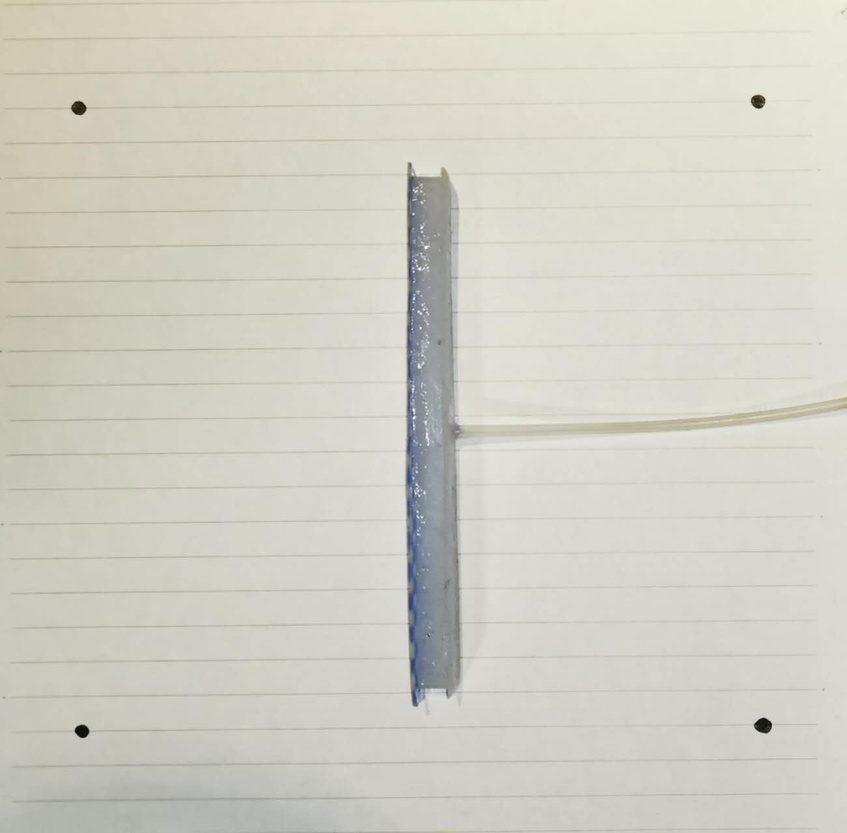
#> input picture codes/Corner4Dots.jpg, 847 x 833 px, shrunk from 1301 x 1280 before the run, found by its file name
$ python '图片的四角识别与拉伸.py'   (older library calls are emulated)
#> lines starting #> are read from the running program, lines starting #| are printed output that depends on the picture; after the words box and inside, x2 and y2 are one past the last pixel; in counts of white or black regions, pixels touching at a corner belong together
'''
Author: error: error: git config user.name & please set dead value or install git && error: git config user.email & please set dead value or install git & please set dead value or install git
Date: 2023-04-04 10:49:10
LastEditors: “Vehshanaan” 1959180242@qq.com
LastEditTime: 2023-04-04 18:52:07
FilePath: \Soft-Robotics-Coursework\codes\图片的四角识别与拉伸.py
Description:

Copyright (c) 2023 by ${git_name_email}, All Rights Reserved.
'''
import cv2 as cv
import numpy as np
import math

'''
description: 输入所有点的坐标,找到位于四角上的点
param {*} points 所有点
return {*} result 四角的点的坐标数组,处理为方便透视变换使用的格式.
'''
def find_corner_points(points):


    # 左上：x+y最小
    # 右上：x-y最大
    # 左下: y-x最大
    # 右下: x+y最大

    result = np.zeros((4,2),dtype=np.int)

    x_init = points[0][0]
    y_init = points[0][1]
    x_plus_y_max=x_init+y_init
    x_plus_y_min=x_init+y_init
    x_minus_y_max=x_init-y_init
    x_minus_y_min=x_init-y_init

    # 右下
    for point in points:
        x = point[0]
        y=point[1]
        if((x+y)>=x_plus_y_max):
            x_plus_y_max = (x+y)
            result[3] = [x,y]
    # 左上
        if((x+y)<=x_plus_y_min):
            x_plus_y_min = (x+y)
            result[0]=[x,y]
    # 右上
        if((x-y)>=x_minus_y_max):
            x_minus_y_max = (x-y)
            result[1]=[x,y]
    # 左下
        if((x-y)<=x_minus_y_min):
            x_minus_y_min = (x-y)
            result[2]=[x,y]
            print((x,y))
    return result


'''
description: 透视变换把四角拉伸到四角
param {*} corners 四个脚垫,内容参考上面的函数
param {*} img 待拉伸的原图像
return {*} 拉伸后的图像
'''
def stretch_image(corners,img):
    size = img.shape
    width = size[1]
    height=size[0]

    dst = np.float32([[0,0], [height, 0],
                      [0, width], [height, width]])
    temp = np.float32(corners)
    M = cv.getPerspectiveTransform(temp, dst)

    stretched_img = cv.warpPerspective(img, M, (width,height))

    return stretched_img

'''
description: 上述两个函数的二合一
param {*} img 原始实验图像
return {*} 正畸后图像
'''
# [62 lines left out: function remap, not called in this run]


img_path = "A:\OneDrive\MScRobotics\SR (Soft Robotics)\Soft-Robotics-Coursework\codes\Corner4Dots.jpg"

img = cv.imread(img_path)
#> img is the input picture: shape (833, 847, 3); mean B, G, R 197, 207.8, 209.3

grey = cv.cvtColor(img,cv.COLOR_BGR2GRAY)
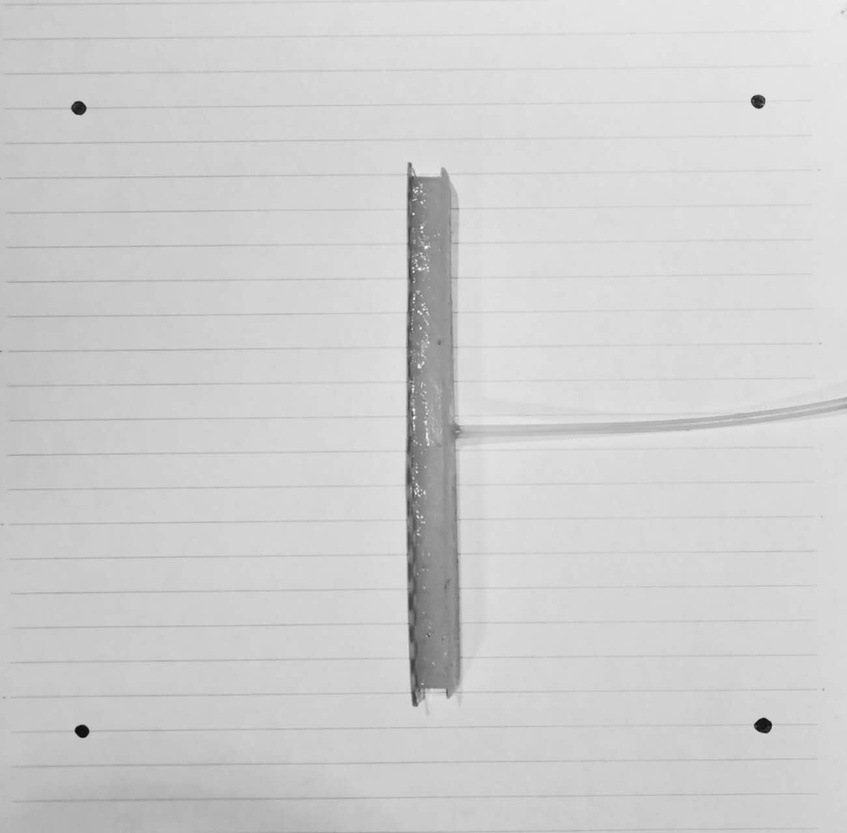
#> grey: shape (833, 847); min 2, max 255, mean 207

ret, thres = cv.threshold(grey, 0, 255, cv.THRESH_BINARY_INV+cv.THRESH_OTSU)
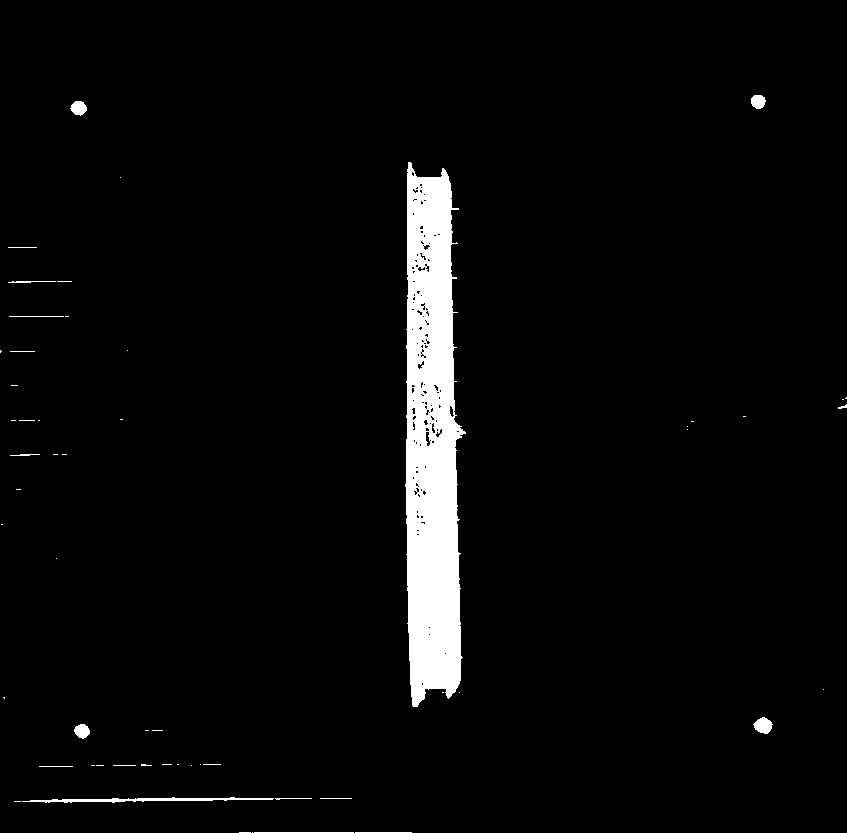
#> thres: shape (833, 847); 3.8% white; 56 white regions (38 under 20 px), largest, box (x1, y1, x2, y2) and area: (405, 162, 466, 707) 24766, (22, 797, 274, 803) 678, (753, 717, 773, 734) 229
#> ret = 173

kernel = np.ones((3,3),np.uint8)
opening = cv.morphologyEx(thres, cv.MORPH_OPEN,kernel,iterations=4)
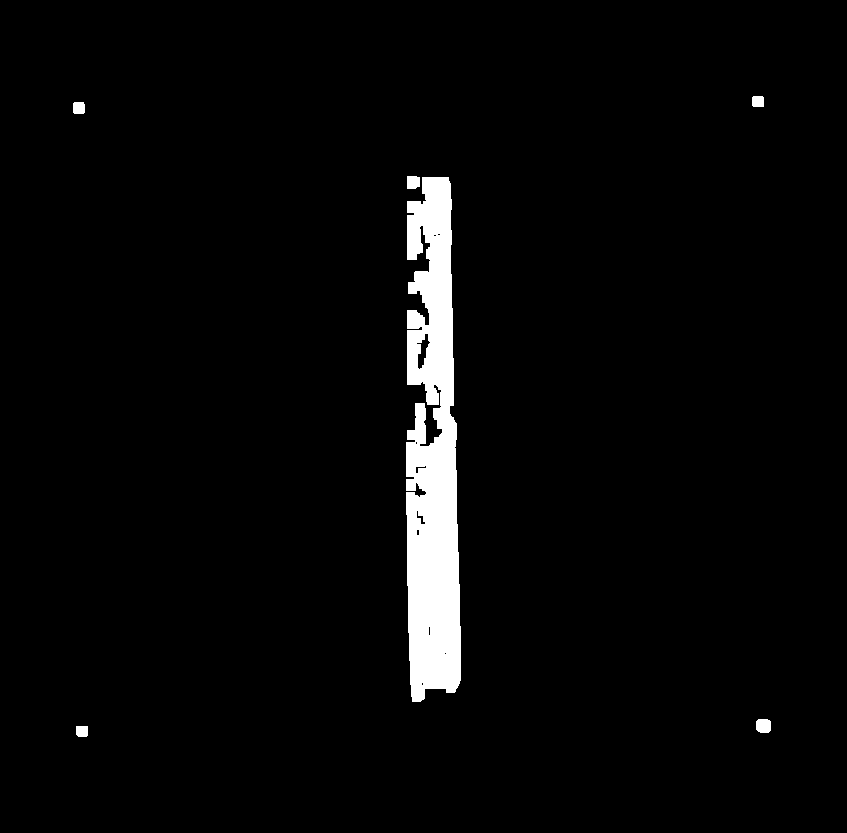
#> opening: shape (833, 847); 3.3% white; 6 white regions


contours, hierarchy = cv.findContours(opening, cv.RETR_EXTERNAL, cv.CHAIN_APPROX_SIMPLE)
#> contours = 6 contours; box (x1, y1, x2, y2) and area: (406, 177, 461, 702) 21680, (756, 719, 771, 733) 170, (407, 176, 420, 189) 136, (73, 102, 85, 114) 118, (752, 96, 764, 107) 108, (76, 726, 88, 737) 108

points=[]
# 遍历所有多边形，找到四个角点
for cnt in contours:
    M = cv.moments(cnt)

    cx = int(M['m10']/M['m00'])
    cy = int(M['m01']/M['m00'])

    points.append((cx,cy))
#> this loop made 6 passes
#> (cx, cy) on passes 1 to 6: (81, 730), (763, 725), (432, 457), (412, 181), (78, 107), (757, 101)
#> after the loop, points = [(81, 730), (763, 725), (432, 457), (412, 181), (78, 107), (757, 101)]
    # 在图像上绘制中心点
    ##cv.circle(img, (x, y), 5, (0, 0, 255), -1)

corners = find_corner_points(points)
#> in find_corner_points, `x_init = points[0][0]`: x_init = 81
#> in find_corner_points, `y_init = points[0][1]`: y_init = 730
#> in find_corner_points, `x_plus_y_max=x_init+y_init`: x_plus_y_max = 811
#> in find_corner_points, `x_minus_y_max=x_init-y_init`: x_minus_y_max = -649
#> the loop in find_corner_points, `for point in points:` made 6 passes
#> (x, y, x_plus_y_max, x_plus_y_min, x_minus_y_max, x_minus_y_min) on pass 1: (81, 730, 811, 811, -649, -649)
#> (x, y, x_plus_y_max, x_minus_y_max) on pass 2: (763, 725, 1488, 38)
#| (81, 730)
#> after the loop in find_corner_points, `for point in points:`: result = [[78, 107], [757, 101], [81, 730], [763, 725]]; x_minus_y_max = 656; x_minus_y_min = -649; x_plus_y_max = 1488; x_plus_y_min = 185
#> corners = [[78, 107], [757, 101], [81, 730], [763, 725]]

#for _ in corners: cv.circle(img, _, 5, (0, 0, 255), -1)

stretched = stretch_image(corners, img)
#> in stretch_image, `M = cv.getPerspectiveTransform(temp, dst)`: M = [[1.23, -0.00592, -95.3], [0.0121, 1.37, -147.2], [2.48e-06, 7.06e-06, 1]]
#> in stretch_image, `stretched_img = cv.warpPerspective(img, M, (width,height))`:
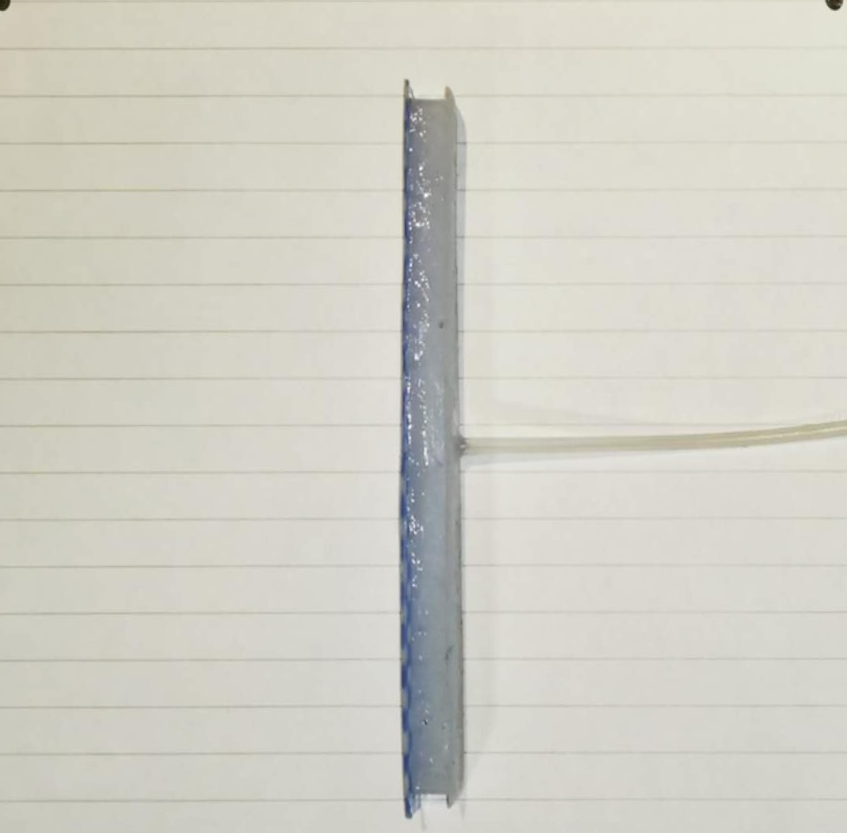
#> stretched_img: shape (833, 847, 3); mean B, G, R 198.2, 207.8, 209.2


cv.imshow("null",stretched)
cv.waitKey(-1)

$ run again, with codes/ActuatorWithRedBlobs.jpg copied over codes/Corner4Dots.jpg
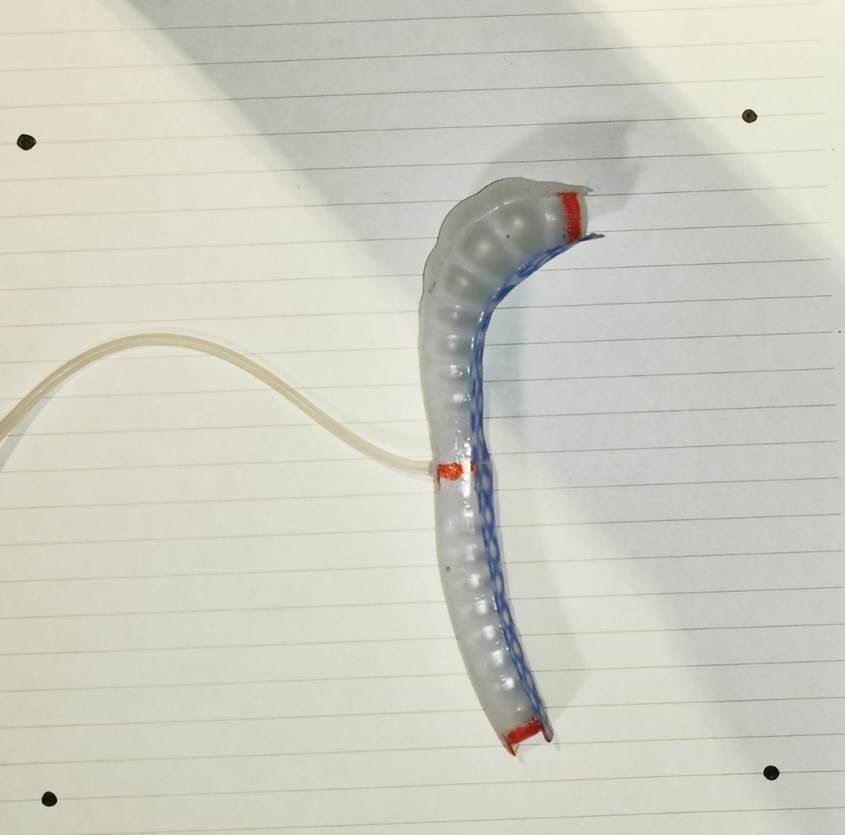
#> input picture codes/ActuatorWithRedBlobs.jpg, 845 x 835 px, shrunk from 2766 x 2736 before the run, found by its file name
#> img is the input picture: shape (835, 845, 3); mean B, G, R 193.5, 204.8, 205.4
#> `ret, thres = cv.threshold(grey, 0, 255, cv.THRESH_BINARY_INV+cv.THRESH..`:
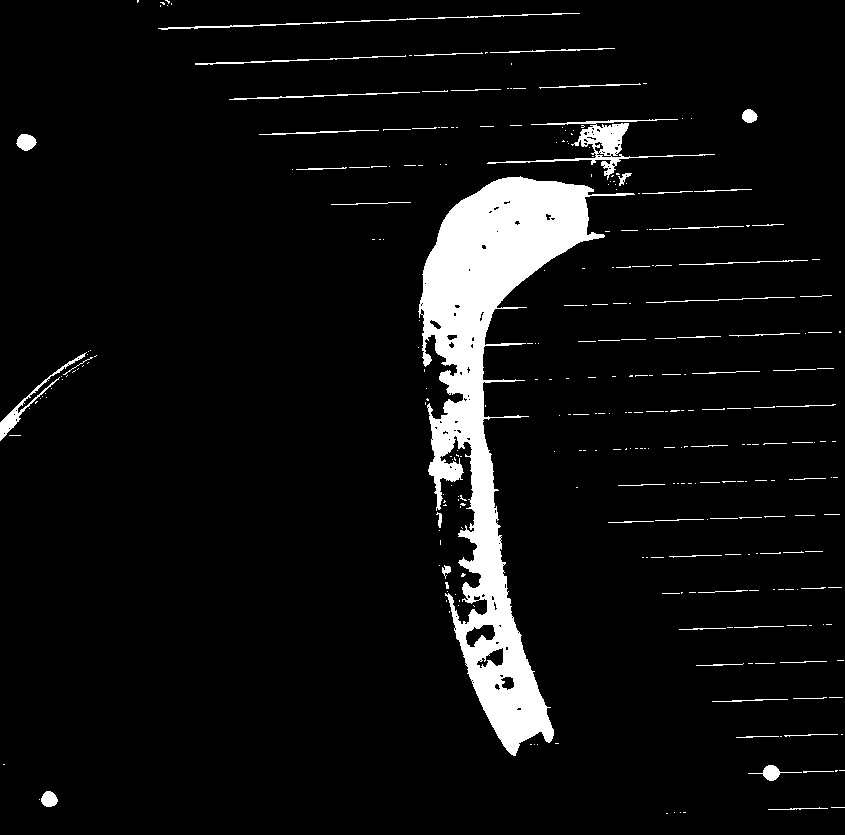
#> thres: shape (835, 845); 6.3% white; 303 white regions (228 under 20 px), largest, box (x1, y1, x2, y2) and area: (418, 176, 635, 756) 35005, (487, 119, 715, 180) 1891, (0, 352, 87, 441) 674
#> ret = 173
#> opening: shape (835, 845); 4.7% white; 10 white regions
#> contours = 10 contours; largest, box (x1, y1, x2, y2) and area: (422, 177, 588, 752) 31164, (596, 126, 624, 153) 470, (429, 461, 459, 480) 391, (0, 415, 16, 433) 188, (18, 135, 34, 149) 185
#> the loop `for cnt in contours:` made 10 passes
#> (cx, cy) on passes 1 to 8: (48, 799), (770, 772), (460, 631), (442, 470), (7, 423), (428, 329), (493, 396), (25, 141)
#> after the loop `for cnt in contours:`: points = [(48, 799), (770, 772), (460, 631), (442, 470), (7, 423), (428, 329), (493, 396), (25, 141), (609, 137), (748, 115)]
#> x_init = 48
#> y_init = 799
#> in find_corner_points, `x_plus_y_max=x_init+y_init`: x_plus_y_max = 847
#> in find_corner_points, `x_minus_y_max=x_init-y_init`: x_minus_y_max = -751
#> the loop in find_corner_points, `for point in points:` made 10 passes
#> (x, y, x_plus_y_max, x_plus_y_min, x_minus_y_max, x_minus_y_min) on pass 1: (48, 799, 847, 847, -751, -751)
#> (printed output is left out)
#> after the loop in find_corner_points, `for point in points:`: result = [[25, 141], [748, 115], [48, 799], [770, 772]]; x_minus_y_max = 633; x_minus_y_min = -751; x_plus_y_max = 1542; x_plus_y_min = 166
#> corners = [[25, 141], [748, 115], [48, 799], [770, 772]]
#> M = [[1.15, -0.0402, -23.11], [0.046, 1.28, -181.7], [-2.25e-06, -1.95e-06, 1]]
#> in stretch_image, `stretched_img = cv.warpPerspective(img, M, (width,height))`:
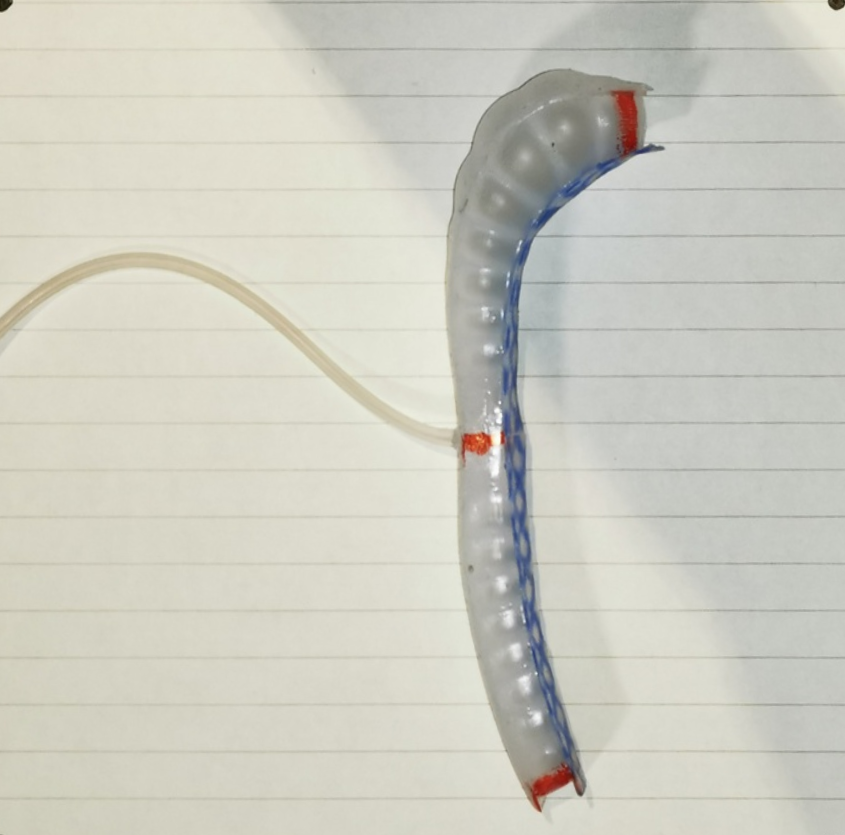
#> stretched_img: shape (835, 845, 3); mean B, G, R 193.2, 204, 204.6
